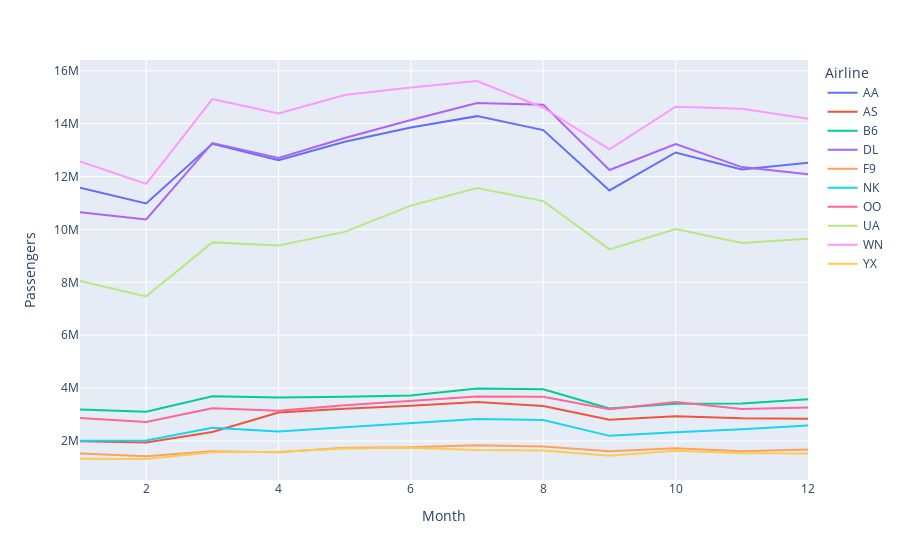

Write notebook code for a chart like this one.
### Code cell
def line_chart_1_comp_option(df, x_value, y_value, time_parameter, 
max_number_to_include, number_to_include = None, compare_by_x_value = True):
    '''Creates a line chart with a single comparison option.
    
    number_to_include designates the number of items that should be included
    in the line chart (ranked by total prevalence). 
    If number_to_include is set to 0, all instances of a given variable
    will be shown. For instance, if creating a line chart of 
    airport traffic by month, setting number_to_include to 5 means
    that only the top 5 airports by passenger traffic will be included.
    
    If compare_by_x_value is set to True, all values will be grouped together
    into a single line. Otherwise, different lines will be created
    for each instance of the variable.'''

    df_for_charting = df.copy()

    if compare_by_x_value == True: 
        # If compare_by_x_value is set to True, n lines will be plotted, with
        # n equaling the lesser of number_to_include and max_number_to_include.
        # (The number of lines is restricted by these variables so as not to
        # create an overly detailed graph.) However, if compare_by_x_value
        # is set to False, there is no need to restrict the data being shown,
        # so these lines will be skipped.

        if number_to_include == None:
            number_to_include = max_number_to_include
        if ((1 <= number_to_include <= max_number_to_include) == False):
            number_to_include = max_number_to_include
        
        # The following lines determine the x values with the highest y_value
        # totals within df_for_charting.
        df_variable_ranks = df_for_charting.pivot_table(index = x_value, 
        values = y_value, aggfunc = 'sum').sort_values(
            y_value, ascending = False)
        x_values_to_include = list(
            df_variable_ranks.index[0:number_to_include])

        # The following line filters df_for_charting to include only
        # the x values contained within x_values_to_include.
        df_for_charting = df_for_charting.query(
            x_value+" in @x_values_to_include")

    # The line chart created by this function will be based on a pivot table.
    # If compare_by_x_value is set to True, the x value needs to be added in
    # as one of the index options for that pivot_table and as the 'color' 
    # argument for the line chart function call. If it is instead set to False,
    # only the time_parameter value should be included in the index option,
    # and the 'color' argument should be set to None. This is what the 
    # following if/else statement accomplishes.
    if compare_by_x_value == True:
        index_vals = [time_parameter, x_value]
        color_val = x_value
    else:
        index_vals = [time_parameter]
        color_val = None

    pivot_for_graphing = df_for_charting.pivot_table(
        index = index_vals, 
        values = y_value, aggfunc = 'sum').reset_index()

    line_chart = px.line(pivot_for_graphing, x = time_parameter, 
    y = y_value, color = color_val)

    return line_chart

line_chart_1_comp_option(df = df_airline_traffic_by_month, y_value = 'Passengers',
x_value = 'Airline', time_parameter = 'Month', max_number_to_include = 100, 
number_to_include = 10, compare_by_x_value = True)

### Figure 1 — Plotly figure (JSON) as saved in the notebook; plotly's stock layout.template omitted (floating-point values rounded to 4 significant figures)
{"data": [{"hovertemplate": "Airline=AA<br>Month=%{x}<br>Passengers=%{y}<extra></extra>", "legendgroup": "AA", "line": {"color": "#636efa", "dash": "solid"}, "marker": {"symbol": "circle"}, "mode": "lines", "name": "AA", "orientation": "v", "showlegend": true, "type": "scatter", "x": [1, 2, 3, 4, 5, 6, 7, 8, 9, 10, 11, 12], "xaxis": "x", "y": [11573084, 10984324, 13234973, 12614697, 13315037, 13857591, 14283773, 13756812, 11472905, 12909910, 12268678, 12517915], "yaxis": "y"}, {"hovertemplate": "Airline=AS<br>Month=%{x}<br>Passengers=%{y}<extra></extra>", "legendgroup": "AS", "line": {"color": "#EF553B", "dash": "solid"}, "marker": {"symbol": "circle"}, "mode": "lines", "name": "AS", "orientation": "v", "showlegend": true, "type": "scatter", "x": [1, 2, 3, 4, 5, 6, 7, 8, 9, 10, 11, 12], "xaxis": "x", "y": [1991185, 1943444, 2341416, 3078207, 3219468, 3331060, 3473101, 3327854, 2803880, 2937143, 2857150, 2840324], "yaxis": "y"}, {"hovertemplate": "Airline=B6<br>Month=%{x}<br>Passengers=%{y}<extra></extra>", "legendgroup": "B6", "line": {"color": "#00cc96", "dash": "solid"}, "marker": {"symbol": "circle"}, "mode": "lines", "name": "B6", "orientation": "v", "showlegend": true, "type": "scatter", "x": [1, 2, 3, 4, 5, 6, 7, 8, 9, 10, 11, 12], "xaxis": "x", "y": [3189521, 3106666, 3692649, 3643614, 3678768, 3720368, 3985117, 3954588, 3231264, 3405740, 3421201, 3579497], "yaxis": "y"}, {"hovertemplate": "Airline=DL<br>Month=%{x}<br>Passengers=%{y}<extra></extra>", "legendgroup": "DL", "line": {"color": "#ab63fa", "dash": "solid"}, "marker": {"symbol": "circle"}, "mode": "lines", "name": "DL", "orientation": "v", "showlegend": true, "type": "scatter", "x": [1, 2, 3, 4, 5, 6, 7, 8, 9, 10, 11, 12], "xaxis": "x", "y": [10651080, 10379281, 13268182, 12698109, 13456414, 14137061, 14784063, 14718625, 12245635, 13223767, 12357311, 12087453], "yaxis": "y"}, {"hovertemplate": "Airline=F9<br>Month=%{x}<br>Passengers=%{y}<extra></extra>", "legendgroup": "F9", "line": {"color": "#FFA15A", "dash": "solid"}, "marker": {"symbol": "circle"}, "mode": "lines", "name": "F9", "orientation": "v", "showlegend": true, "type": "scatter", "x": [1, 2, 3, 4, 5, 6, 7, 8, 9, 10, 11, 12], "xaxis": "x", "y": [1528394, 1428296, 1617364, 1579202, 1746451, 1767409, 1837157, 1796275, 1611253, 1728214, 1614919, 1677327], "yaxis": "y"}, {"hovertemplate": "Airline=NK<br>Month=%{x}<br>Passengers=%{y}<extra></extra>", "legendgroup": "NK", "line": {"color": "#19d3f3", "dash": "solid"}, "marker": {"symbol": "circle"}, "mode": "lines", "name": "NK", "orientation": "v", "showlegend": true, "type": "scatter", "x": [1, 2, 3, 4, 5, 6, 7, 8, 9, 10, 11, 12], "xaxis": "x", "y": [2014618, 2017879, 2504603, 2360426, 2522719, 2670787, 2828565, 2792737, 2196156, 2330150, 2442955, 2591785], "yaxis": "y"}, {"hovertemplate": "Airline=OO<br>Month=%{x}<br>Passengers=%{y}<extra></extra>", "legendgroup": "OO", "line": {"color": "#FF6692", "dash": "solid"}, "marker": {"symbol": "circle"}, "mode": "lines", "name": "OO", "orientation": "v", "showlegend": true, "type": "scatter", "x": [1, 2, 3, 4, 5, 6, 7, 8, 9, 10, 11, 12], "xaxis": "x", "y": [2869490, 2722414, 3236886, 3141393, 3355016, 3520873, 3687100, 3674786, 3204983, 3479783, 3215626, 3268680], "yaxis": "y"}, {"hovertemplate": "Airline=UA<br>Month=%{x}<br>Passengers=%{y}<extra></extra>", "legendgroup": "UA", "line": {"color": "#B6E880", "dash": "solid"}, "marker": {"symbol": "circle"}, "mode": "lines", "name": "UA", "orientation": "v", "showlegend": true, "type": "scatter", "x": [1, 2, 3, 4, 5, 6, 7, 8, 9, 10, 11, 12], "xaxis": "x", "y": [8048980, 7470023, 9510750, 9395467, 9907784, 10899754, 11566593, 11071179, 9246013, 10014558, 9486517, 9643470], "yaxis": "y"}, {"hovertemplate": "Airline=WN<br>Month=%{x}<br>Passengers=%{y}<extra></extra>", "legendgroup": "WN", "line": {"color": "#FF97FF", "dash": "solid"}, "marker": {"symbol": "circle"}, "mode": "lines", "name": "WN", "orientation": "v", "showlegend": true, "type": "scatter", "x": [1, 2, 3, 4, 5, 6, 7, 8, 9, 10, 11, 12], "xaxis": "x", "y": [12567497, 11723916, 14927697, 14384740, 15082760, 15369151, 15612290, 14601363, 13030582, 14643062, 14564711, 14188600], "yaxis": "y"}, {"hovertemplate": "Airline=YX<br>Month=%{x}<br>Passengers=%{y}<extra></extra>", "legendgroup": "YX", "line": {"color": "#FECB52", "dash": "solid"}, "marker": {"symbol": "circle"}, "mode": "lines", "name": "YX", "orientation": "v", "showlegend": true, "type": "scatter", "x": [1, 2, 3, 4, 5, 6, 7, 8, 9, 10, 11, 12], "xaxis": "x", "y": [1331384, 1320896, 1578374, 1593766, 1713861, 1746480, 1661642, 1645116, 1440225, 1635458, 1541195, 1533302], "yaxis": "y"}], "layout": {"legend": {"title": {"text": "Airline"}, "tracegroupgap": 0}, "margin": {"t": 60}, "xaxis": {"anchor": "y", "domain": [0, 1], "title": {"text": "Month"}}, "yaxis": {"anchor": "x", "domain": [0, 1], "title": {"text": "Passengers"}}}}
